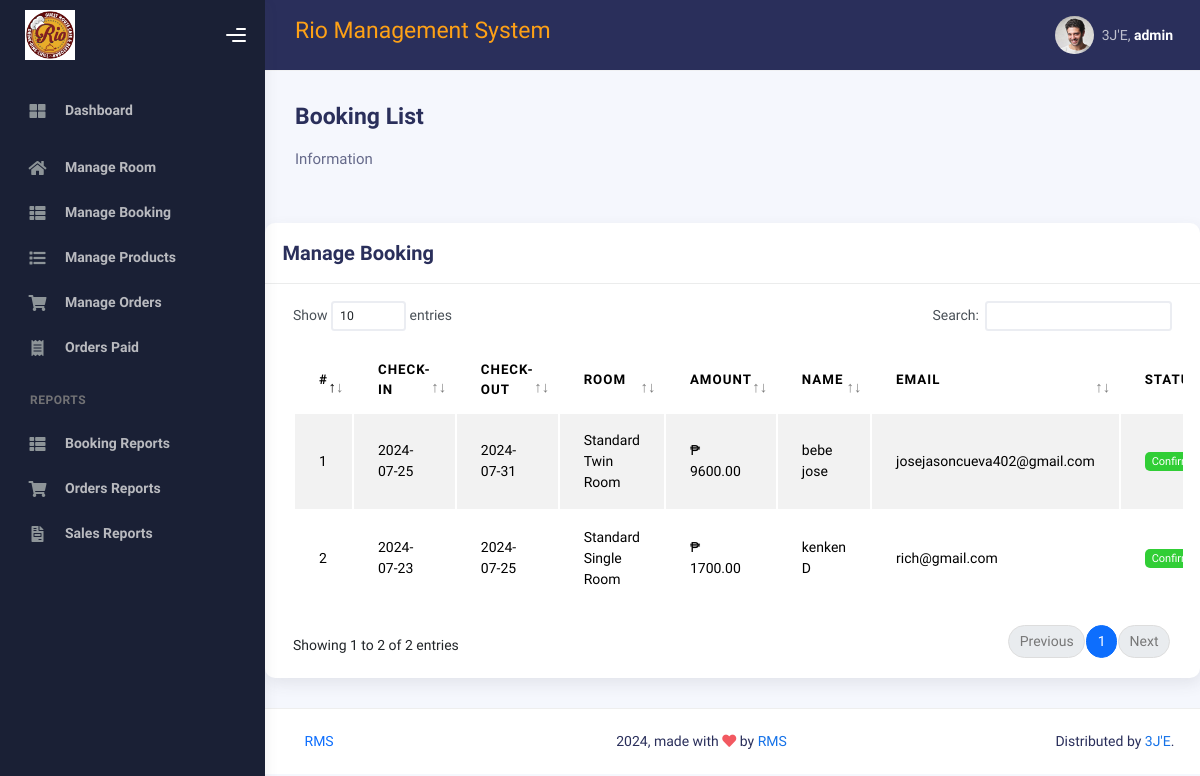
/admin/booking_details.php (signed in), run on the app's committed database.
### tables this page shows
CREATE TABLE `reservations` (
  `id` int(11) NOT NULL,
  `booking_id` int(11) NOT NULL,
  `checkin_date` date NOT NULL,
  `checkout_date` date NOT NULL,
  `r_name` varchar(200) NOT NULL,
  `amount` varchar(225) NOT NULL,
  `title` varchar(10) NOT NULL,
  `first_name` varchar(225) NOT NULL,
  `last_name` varchar(225) NOT NULL,
  `email` varchar(225) NOT NULL,
  `phone` varchar(50) NOT NULL,
  `country` varchar(50) NOT NULL,
  `payment` varchar(50) NOT NULL,
  `status` varchar(20) NOT NULL DEFAULT 'Pending',
  `created_at` timestamp NOT NULL DEFAULT current_timestamp()
);

### admin/booking_details.php (the view, shortened to what this page needs)
<?php
include("config/connect.php");
$sql = "SELECT id, booking_id, checkin_date, checkout_date, r_name, amount, first_name, last_name , email, phone, country, payment, status FROM reservations order by created_at desc";
$result = $conn->query($sql);
$bookings = array();
if ($result->num_rows > 0) {
    while ($row = $result->fetch_assoc()) {
        $cnt = 1;
        $bookings[] = $row;
    }
}
?>
<!DOCTYPE html>
<html lang="en">
  <head>
    <link rel="stylesheet" href="assets/css/bootstrap.min.css" />
    <link rel="stylesheet" href="assets/css/plugins.min.css" />
    <link rel="stylesheet" href="assets/css/kaiadmin.min.css" />
    <link rel="stylesheet" href="assets/css/demo.css" />
  </head>
  <body>
    <div class="wrapper">
      <?php include("include/sidenavigation.php");?>
      <div class="main-panel">
    <?php include("include/header.php");?>
        <div class="container">
          <div class="page-inner">
            <div class="d-flex align-items-left align-items-md-center flex-column flex-md-row pt-2 pb-4">
              <div>
                <h3 class="fw-bold mb-3">Booking List</h3>
                <h6 class="op-7 mb-2">Information</h6>
              </div>
              </div>
            </div>
          <div class="row">
              <div class="col-md-12">
                <div class="card">
                  <div class="card-header">
                     <div class="d-flex align-items-center">
                    <h4 class="card-title">Manage Booking</h4>
                    </div>
                  </div>
                  <div class="card-body">
                    <div class="table-responsive">
                      <table
                        id="basic-datatables"
                        class="display table table-striped table-hover" style="width: 100%;">
                        <thead>
                          <tr>
                                        <th>#</th>
                                        <th>Check-In</th>
                                        <th>Check-Out</th>
                                        <th>Room</th>
                                        <th>Amount</th>
                                        <th>Name</th>
                                        <th>Email</th>
                                        <th>Status</th>
                                    </tr>
                                </thead>
                                <tbody>
                                    <?php foreach ($bookings as $booking): ?>
                <tr>
                    <td><?php echo $cnt; ?></td>
                    <td><?php echo $booking['checkin_date']; ?></td>
                    <td><?php echo $booking['checkout_date']; ?></td>
                    <td><?php echo $booking['r_name']; ?></td>
                    <td><?php echo $booking['amount']; ?></td>
                    <td><?php echo $booking['first_name'].' '.$booking['last_name']; ?></td>
                    <td><?php echo $booking['email']; ?></td>
                    <td >
                    <?php if ($booking['status'] == 'Pending'){
                        echo "<span class='badge badge-primary'>New booking</span>";
                    }
                    elseif ($booking['status'] == 'Rejected'){
                         echo "<span class='badge badge-danger'>Rejected</span>";
                    }else{
                        echo "<span class='badge badge-success'>Confirmed</span>";
                    }
                     ?>
                     </td>
                </tr>
                <?php  $cnt = $cnt+1; ?>
            <?php endforeach; ?>
                                </tbody>
                            </table>
                    </div>
                  </div>
                </div>
              </div>
      </div>
 <?php include("include/footer.php");?>
    </div>
</div>
</div>
  </body>
</html>

### admin/include/sidenavigation.php (shortened to what this page needs)
<div class="sidebar" data-background-color="dark">
        <div class="sidebar-logo">
          <div class="logo-header" data-background-color="dark">
             <img
                  src="assets/img/a.jpg"
                  alt="navbar brand"
                  class="navbar-brand"
                  height="50"
                />
            <div class="nav-toggle">
              <button class="btn btn-toggle toggle-sidebar">
                <i class="gg-menu-right"></i>
              </button>
            </div>
          </div>
        </div>
        <div class="sidebar-wrapper scrollbar scrollbar-inner">
          <div class="sidebar-content">
            <ul class="nav nav-secondary">
              <li class="nav-item">
                <a href="dashboard.php">
                  <i class="fas fa-th-large"></i>
                  <p>Dashboard</p>
                </a>
              </li>
              <li class="nav-item">
                <a  href="room.php">
                  <i class="fas fa-home"></i>
                  <p>Manage Room</p>
                </a>
               <li class="nav-item">
                <a  href="booking_details.php">
                  <i class="fas fa-th-list"></i>
                  <p>Manage Booking</p>
                </a>
              </li>
              <li class="nav-item">
                <a  href="product.php">
                  <i class="fas fa-list"></i>
                  <p>Manage Products</p>
                </a>
              </li>
              <li class="nav-item">
                <a  href="order.php">
                  <i class="fas fa-shopping-cart"></i>
                  <p>Manage Orders</p>
                </a>
              </li>
              <li class="nav-item">
                <a  href="manage_order.php">
                  <i class="fas fa-receipt"></i>
                  <p>Orders Paid</p>
                </a>
              </li>
              <li class="nav-section">
                <h4 class="text-section">Reports</h4>
              </li>
              <li class="nav-item">
                <a  href="booking_reports.php">
                  <i class="fas fa-th-list"></i>
                  <p>Booking Reports</p>
                </a>
              </li>
               <li class="nav-item">
                <a  href="order_reports.php">
                  <i class="fas fa-shopping-cart"></i>
                  <p>Orders Reports</p>
                </a>
              </li>
               <li class="nav-item">
                <a  href="sales_report.php">
                  <i class="fas fa-file-invoice"></i>
                  <p>Sales Reports</p>
                </a>
              </li>
          </div>
        </div>
      </div>

### admin/include/header.php (shortened to what this page needs)
 <div class="main-header">
          <nav
            class="navbar navbar-header navbar-header-transparent navbar-expand-lg border-bottom" style="background-color: #2a2f5b; color: #FEA116;  font-family: Arial;">
            <div class="container-fluid">
              <nav
                class="navbar navbar-header-left navbar-expand-lg navbar-form nav-search p-0 d-none d-lg-flex"
              >
              <div class="" >
    <h3>Rio Management System</h3>
</div>
              </nav>
              <ul class="navbar-nav topbar-nav ms-md-auto align-items-center">
<?php
            $id=$_SESSION['uname'];
            $sql="select * from admin where uname='$id'";
            $result=mysqli_query($conn,$sql);
            while($row=mysqli_fetch_array($result))
            {
            ?>
                <li class="nav-item topbar-user dropdown hidden-caret">
                  <a
                    class="dropdown-toggle profile-pic"
                    data-bs-toggle="dropdown"
                    href="#"
                    aria-expanded="false"
                  >
                    <div class="avatar-sm">
                      <img
                        src="assets/img/profile.jpg"
                        alt="..."
                        class="avatar-img rounded-circle"
                      />
                    </div>
                    <span class="profile-username" style="color:white;">
                      <span class="op-7">3J'E,</span>
                      <span class="fw-bold"> <?php echo $row['3']; ?></span>
                    </span>
                  </a>
                            <?php } ?>
                </li>
              </ul>
            </div>
          </nav>
        </div>

### admin/include/footer.php
<footer class="footer">
          <div class="container-fluid d-flex justify-content-between">
            <nav class="pull-left">
              <ul class="nav">
                <li class="nav-item">
                  <a class="nav-link" href="http://rio-lawis.com">
                    RMS
                  </a>
                </li>
              </ul>
            </nav>
            <div class="copyright">
              2024, made with <i class="fa fa-heart heart text-danger"></i> by
              <a href="http://rio-lawis.com">RMS</a>
            </div>
            <div>
              Distributed by
              <a target="_blank" href="https://rio-lawis.com/">3J'E</a>.
            </div>
          </div>
        </footer>

### data on the page
reservations: checkin_date "2024-07-25", checkout_date "2024-07-31", r_name "Standard Twin Room", amount "₱ 9600.00", first_name "bebe", last_name "jose", email "josejasoncueva402@gmail.com", status "Confirmed"
reservations: checkin_date "2024-07-23", checkout_date "2024-07-25", r_name "Standard Single Room", amount "₱ 1700.00", first_name "kenken", last_name "D", email "rich@gmail.com", status "Confirmed"

### other printed values
$row['3'] "admin"
